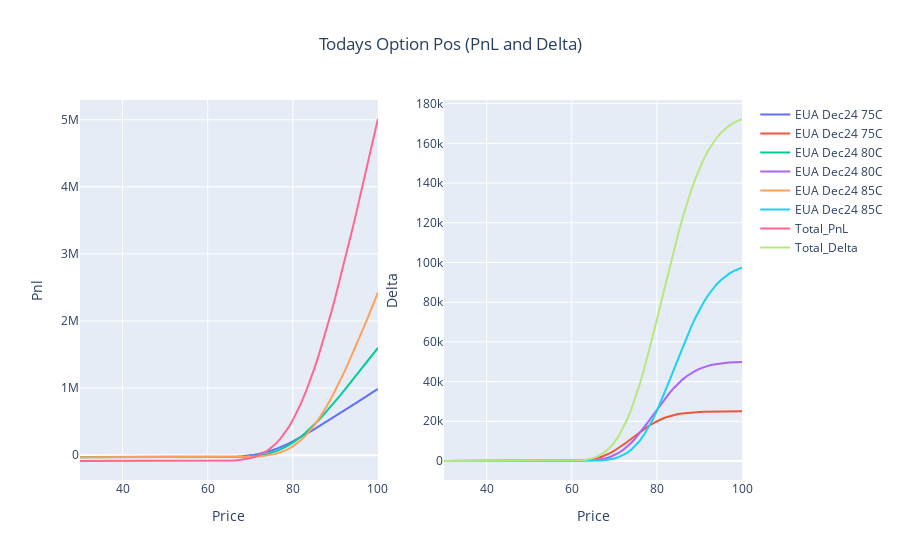

Notebook code cell kept with this figure:
### Markdown cell above
## End of Next Month

### Code cell
pnl_delta_plot(end_of_next_month)
